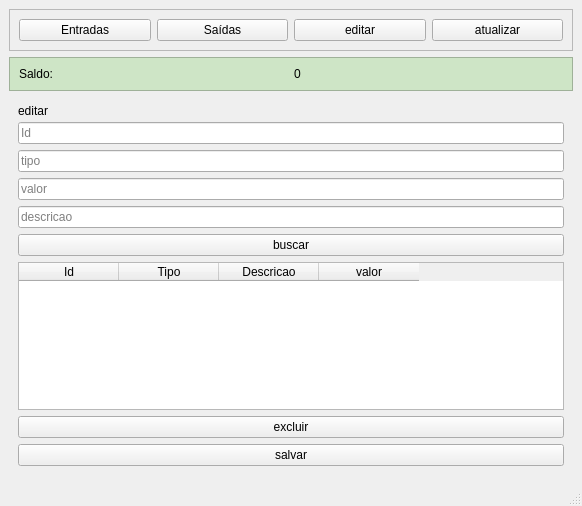
<?xml version="1.0" encoding="UTF-8"?>
<ui version="4.0">
 <class>Controle</class>
 <widget class="QMainWindow" name="Controle">
  <property name="geometry">
   <rect>
    <x>0</x>
    <y>0</y>
    <width>582</width>
    <height>506</height>
   </rect>
  </property>
  <property name="windowTitle">
   <string>MainWindow</string>
  </property>
  <widget class="QWidget" name="centralwidget">
   <layout class="QVBoxLayout" name="verticalLayout">
    <item>
     <widget class="QFrame" name="frame">
      <property name="styleSheet">
       <string notr="true"/>
      </property>
      <property name="frameShape">
       <enum>QFrame::StyledPanel</enum>
      </property>
      <property name="frameShadow">
       <enum>QFrame::Raised</enum>
      </property>
      <layout class="QHBoxLayout" name="horizontalLayout">
       <item>
        <widget class="QPushButton" name="entradabtn">
         <property name="text">
          <string>Entradas</string>
         </property>
        </widget>
       </item>
       <item>
        <widget class="QPushButton" name="saidabtn">
         <property name="text">
          <string>Saídas</string>
         </property>
        </widget>
       </item>
       <item>
        <widget class="QPushButton" name="editarbtn">
         <property name="text">
          <string>editar</string>
         </property>
        </widget>
       </item>
       <item>
        <widget class="QPushButton" name="atualizar">
         <property name="text">
          <string>atualizar</string>
         </property>
        </widget>
       </item>
      </layout>
     </widget>
    </item>
    <item>
     <widget class="QFrame" name="frame_3">
      <property name="styleSheet">
       <string notr="true">background-color: rgb(206, 229, 198);</string>
      </property>
      <property name="frameShape">
       <enum>QFrame::StyledPanel</enum>
      </property>
      <property name="frameShadow">
       <enum>QFrame::Raised</enum>
      </property>
      <layout class="QHBoxLayout" name="horizontalLayout_4">
       <item>
        <widget class="QLabel" name="label_4">
         <property name="text">
          <string>Saldo:</string>
         </property>
        </widget>
       </item>
       <item>
        <widget class="QLabel" name="saldo">
         <property name="text">
          <string>0</string>
         </property>
        </widget>
       </item>
      </layout>
     </widget>
    </item>
    <item>
     <widget class="QStackedWidget" name="corpo">
      <property name="styleSheet">
       <string notr="true"/>
      </property>
      <property name="lineWidth">
       <number>1</number>
      </property>
      <property name="currentIndex">
       <number>2</number>
      </property>
      <widget class="QWidget" name="entrada">
       <layout class="QVBoxLayout" name="verticalLayout_2">
        <item>
         <widget class="QLabel" name="label">
          <property name="text">
           <string>entradas</string>
          </property>
         </widget>
        </item>
        <item>
         <widget class="QFrame" name="frame_2">
          <property name="styleSheet">
           <string notr="true">background-color: rgb(255, 255, 127);</string>
          </property>
          <property name="frameShape">
           <enum>QFrame::StyledPanel</enum>
          </property>
          <property name="frameShadow">
           <enum>QFrame::Raised</enum>
          </property>
          <layout class="QHBoxLayout" name="horizontalLayout_2">
           <item>
            <widget class="QLineEdit" name="tipoe">
             <property name="placeholderText">
              <string>tipo</string>
             </property>
            </widget>
           </item>
           <item>
            <widget class="QLineEdit" name="descricaoe">
             <property name="placeholderText">
              <string>descricao</string>
             </property>
            </widget>
           </item>
           <item>
            <widget class="QLineEdit" name="valore">
             <property name="placeholderText">
              <string>valor</string>
             </property>
            </widget>
           </item>
           <item>
            <widget class="QPushButton" name="sentradabtn">
             <property name="text">
              <string>salvar</string>
             </property>
            </widget>
           </item>
          </layout>
         </widget>
        </item>
        <item>
         <widget class="QTableWidget" name="tabelae">
          <property name="layoutDirection">
           <enum>Qt::LeftToRight</enum>
          </property>
          <property name="frameShape">
           <enum>QFrame::Panel</enum>
          </property>
          <property name="frameShadow">
           <enum>QFrame::Sunken</enum>
          </property>
          <property name="gridStyle">
           <enum>Qt::SolidLine</enum>
          </property>
          <property name="columnCount">
           <number>4</number>
          </property>
          <attribute name="horizontalHeaderVisible">
           <bool>false</bool>
          </attribute>
          <attribute name="horizontalHeaderCascadingSectionResizes">
           <bool>false</bool>
          </attribute>
          <attribute name="horizontalHeaderHighlightSections">
           <bool>true</bool>
          </attribute>
          <attribute name="verticalHeaderVisible">
           <bool>false</bool>
          </attribute>
          <attribute name="verticalHeaderCascadingSectionResizes">
           <bool>false</bool>
          </attribute>
          <attribute name="verticalHeaderShowSortIndicator" stdset="0">
           <bool>false</bool>
          </attribute>
          <attribute name="verticalHeaderStretchLastSection">
           <bool>false</bool>
          </attribute>
          <column>
           <property name="text">
            <string>Id</string>
           </property>
          </column>
          <column>
           <property name="text">
            <string>Tipo</string>
           </property>
          </column>
          <column>
           <property name="text">
            <string>Descrição</string>
           </property>
          </column>
          <column>
           <property name="text">
            <string>Valor</string>
           </property>
          </column>
         </widget>
        </item>
       </layout>
      </widget>
      <widget class="QWidget" name="saida">
       <layout class="QVBoxLayout" name="verticalLayout_3">
        <item>
         <widget class="QLabel" name="label_2">
          <property name="text">
           <string>saidas</string>
          </property>
         </widget>
        </item>
        <item>
         <widget class="QFrame" name="frame_4">
          <property name="styleSheet">
           <string notr="true">background-color: rgb(255, 255, 127);</string>
          </property>
          <property name="frameShape">
           <enum>QFrame::StyledPanel</enum>
          </property>
          <property name="frameShadow">
           <enum>QFrame::Raised</enum>
          </property>
          <layout class="QHBoxLayout" name="horizontalLayout_3">
           <item>
            <widget class="QLineEdit" name="tipos">
             <property name="placeholderText">
              <string>tipo</string>
             </property>
            </widget>
           </item>
           <item>
            <widget class="QLineEdit" name="descricaos">
             <property name="placeholderText">
              <string>descricao</string>
             </property>
            </widget>
           </item>
           <item>
            <widget class="QLineEdit" name="valors">
             <property name="placeholderText">
              <string>valor</string>
             </property>
            </widget>
           </item>
           <item>
            <widget class="QPushButton" name="ssaidabtn">
             <property name="text">
              <string>salvar</string>
             </property>
            </widget>
           </item>
          </layout>
         </widget>
        </item>
        <item>
         <widget class="QTableWidget" name="tabelas">
          <property name="layoutDirection">
           <enum>Qt::LeftToRight</enum>
          </property>
          <property name="frameShape">
           <enum>QFrame::Panel</enum>
          </property>
          <property name="frameShadow">
           <enum>QFrame::Sunken</enum>
          </property>
          <property name="gridStyle">
           <enum>Qt::SolidLine</enum>
          </property>
          <property name="columnCount">
           <number>4</number>
          </property>
          <attribute name="horizontalHeaderVisible">
           <bool>false</bool>
          </attribute>
          <attribute name="horizontalHeaderCascadingSectionResizes">
           <bool>false</bool>
          </attribute>
          <attribute name="horizontalHeaderHighlightSections">
           <bool>true</bool>
          </attribute>
          <attribute name="verticalHeaderVisible">
           <bool>false</bool>
          </attribute>
          <attribute name="verticalHeaderCascadingSectionResizes">
           <bool>false</bool>
          </attribute>
          <attribute name="verticalHeaderShowSortIndicator" stdset="0">
           <bool>false</bool>
          </attribute>
          <attribute name="verticalHeaderStretchLastSection">
           <bool>false</bool>
          </attribute>
          <column>
           <property name="text">
            <string>Id</string>
           </property>
          </column>
          <column>
           <property name="text">
            <string>Tipo</string>
           </property>
          </column>
          <column>
           <property name="text">
            <string>Descrição</string>
           </property>
          </column>
          <column>
           <property name="text">
            <string>Valor</string>
           </property>
          </column>
         </widget>
        </item>
       </layout>
      </widget>
      <widget class="QWidget" name="editar">
       <layout class="QVBoxLayout" name="verticalLayout_4">
        <item>
         <widget class="QLabel" name="label_3">
          <property name="maximumSize">
           <size>
            <width>16777215</width>
            <height>10</height>
           </size>
          </property>
          <property name="text">
           <string>editar</string>
          </property>
         </widget>
        </item>
        <item>
         <widget class="QLineEdit" name="Id">
          <property name="placeholderText">
           <string>Id</string>
          </property>
         </widget>
        </item>
        <item>
         <widget class="QLineEdit" name="tiposo">
          <property name="placeholderText">
           <string>tipo</string>
          </property>
         </widget>
        </item>
        <item>
         <widget class="QLineEdit" name="valorp">
          <property name="placeholderText">
           <string>valor</string>
          </property>
         </widget>
        </item>
        <item>
         <widget class="QLineEdit" name="descricaop">
          <property name="placeholderText">
           <string>descricao</string>
          </property>
         </widget>
        </item>
        <item>
         <widget class="QPushButton" name="buscar">
          <property name="text">
           <string>buscar</string>
          </property>
         </widget>
        </item>
        <item>
         <widget class="QTableWidget" name="tableWidget">
          <column>
           <property name="text">
            <string>Id</string>
           </property>
          </column>
          <column>
           <property name="text">
            <string>Tipo</string>
           </property>
          </column>
          <column>
           <property name="text">
            <string>Descricao</string>
           </property>
          </column>
          <column>
           <property name="text">
            <string>valor</string>
           </property>
          </column>
         </widget>
        </item>
        <item>
         <widget class="QPushButton" name="excluir">
          <property name="text">
           <string>excluir</string>
          </property>
         </widget>
        </item>
        <item>
         <widget class="QPushButton" name="salvarp">
          <property name="text">
           <string>salvar</string>
          </property>
         </widget>
        </item>
       </layout>
      </widget>
     </widget>
    </item>
   </layout>
  </widget>
  <widget class="QStatusBar" name="statusbar"/>
 </widget>
 <resources/>
 <connections/>
</ui>
